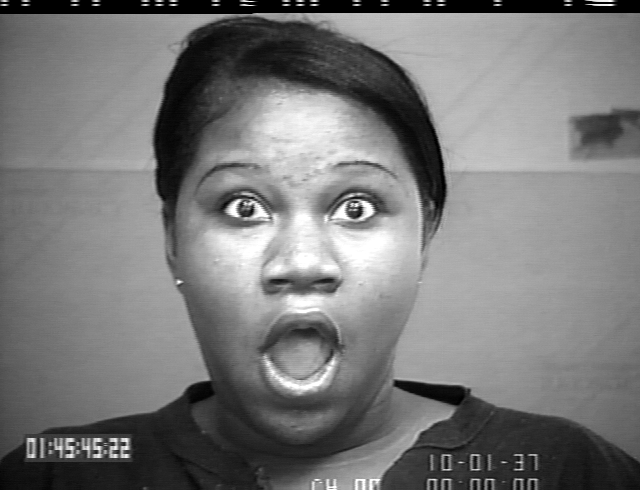
#> input picture SVM/test_pics/img4.png, 640 x 490 px
$ python test.py
#> lines starting #> are read from the running program, lines starting #| are printed output that depends on the picture
#====Import libraries=======#

import pickle
import cv2
import pandas as pd

#-----Load trained model-------#
filename = 'saved_model/model_aditya.pkl'
loaded_model = pickle.load(open(filename, 'rb'))
#> (reads SVM/saved_model/model_aditya.pkl from the repository)

t=cv2.imread('test_pics/img4.png')  #=====Provide input image to be tested====#
#> t is the input picture: shape (490, 640, 3); min 0, max 255, mean 120.4

t=cv2.cvtColor(t,cv2.COLOR_RGB2GRAY)
#> t: shape (490, 640)
t1=cv2.resize(t,(64,64),interpolation=cv2.INTER_AREA)
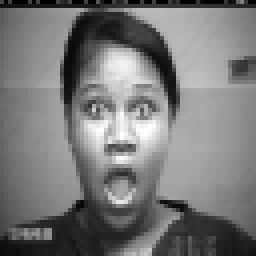
#> t1: shape (64, 64) (shown 4 times larger); min 0, max 254, mean 120.4

import numpy as np
#> (the run stopped early here; a loop or call above may not have finished)
